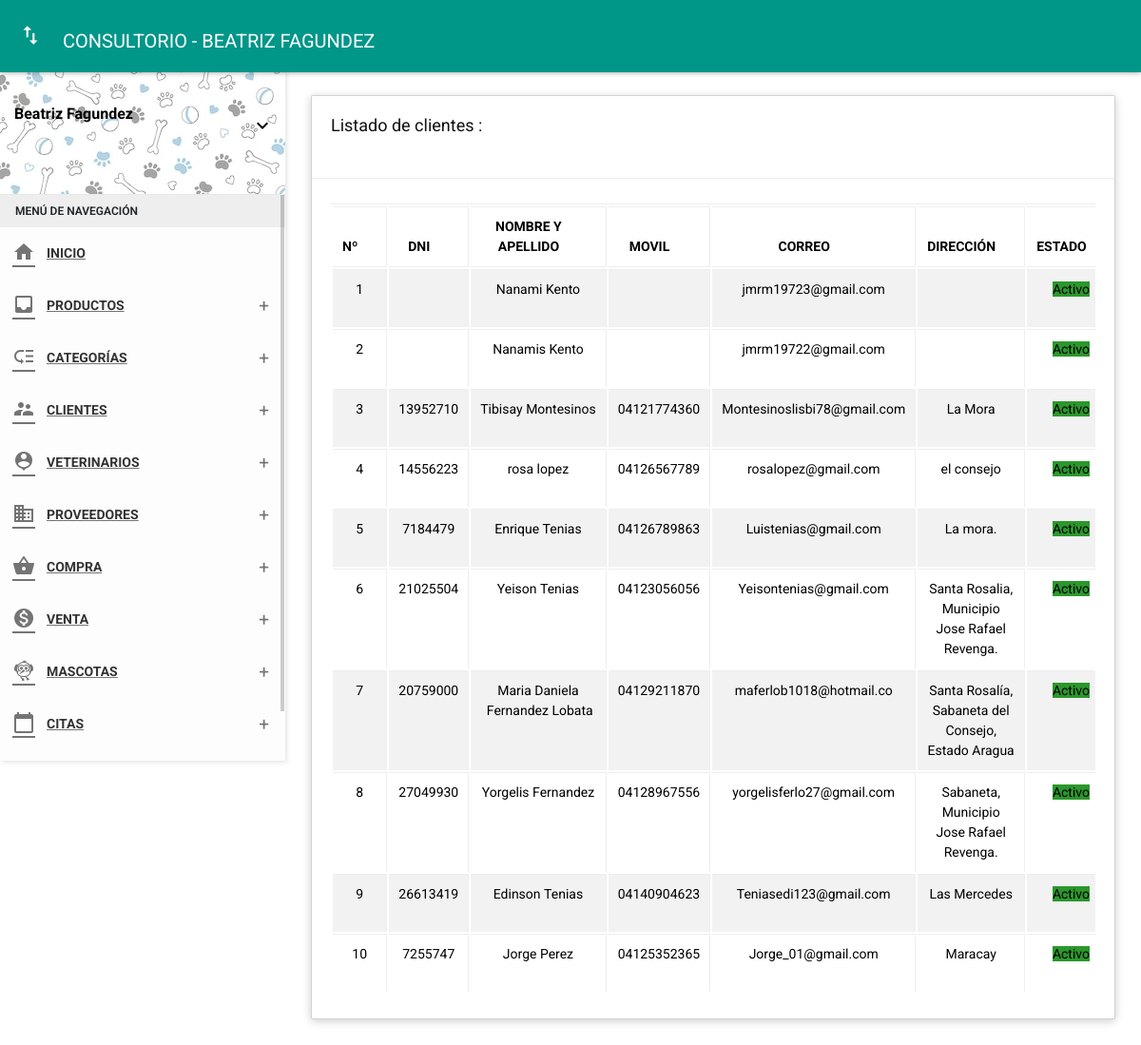
/folder/clientes.php (signed in), run on the app's committed database.
### tables this page shows
CREATE TABLE `owner` (
  `id_due` int(11) NOT NULL,
  `dni_due` char(8) NOT NULL,
  `nom_due` varchar(35) NOT NULL,
  `ape_due` varchar(35) NOT NULL,
  `movil` char(11) NOT NULL,
  `fijo` char(11) NOT NULL,
  `correo` varchar(30) NOT NULL,
  `direc` varchar(150) NOT NULL,
  `estado` char(1) NOT NULL,
  `contra` varchar(255) NOT NULL,
  `cargo` int(11) NOT NULL,
  `fere` timestamp NOT NULL DEFAULT current_timestamp()
);

### Controller/ownercontrolador.php (called while the page is built, shortened)
<?php
require_once '../Model/modeloowner.php';
class ownercontrolador{
    function mostrar(){
        $owner=new Modelo();
        $dato=$owner->mostrar("owner", "1");
        require_once '../View/clientes/mostrar.php';
    }
    }

### Model/modeloowner.php (called while the page is built, shortened)
<?php
class Modelo{
  private $owner;
  private $db;
  public function __construct(){
      $this->owner=array();
      $this->db=new PDO('mysql:host=localhost;dbname=vetdog',"root","");
  }
  public function mostrar($tabla,$condicion){
      $consulta="SELECT * FROM owner ORDER BY fere DESC";
      $resultado=$this->db->query($consulta);
      while ($tabla=$resultado->fetchAll(PDO::FETCH_ASSOC)) {
          $this->owner[]=$tabla;
      }
      return $this->owner;
    }
}
 ?>

### View/clientes/mostrar.php (the view, shortened to what this page needs)
<?php include('./../Includes/Head.php'); ?>
<body class="theme-red">
  <?php include('./../Includes/Nav.php'); ?>
  <?php include '../Includes/Sidebar.php'; ?>
  <section class="content">
    <div class="container-fluid">
      <div class="row clearfix">
        <div class="col-lg-12 col-md-12 col-sm-12 col-xs-12">
          <div class="card">
            <div class="header">
              <h2>Listado de clientes :</h2>
              <br>
            </div>
            <div class="body">
              <div class="table-responsive">
                <table class="table table-bordered table-striped table-hover dataTable js-exportable">
                  <thead>
                    <tr>
                      <th class="text-center">Nº</th>
                      <th class="text-center">DNI</th>
                      <th class="text-center">NOMBRE Y APELLIDO</th>
                      <th class="text-center">MOVIL</th>
                      <th class="text-center">CORREO</th>
                      <th class="text-center">DIRECCIÓN</th>
                      <th class="text-center">ESTADO</th>
                    </tr>
                  </thead>
                  <tbody>
                    <?php
                    foreach ($dato as $key => $value) {
                      foreach ($value as $key => $va) { ?>
                        <tr>
                          <td class="text-center"><?php echo $key + 1 ?></td>
                          <td class="text-center"><?php echo $va['dni_due']; ?></td>
                          <td class="text-center"><?php echo $va['nom_due']; ?>&nbsp;<?php echo $va['ape_due']; ?></td>
                          <td class="text-center"><?php echo $va['movil']; ?></td>
                          <td class="text-center"><?php echo $va['correo']; ?></td>
                          <td class="text-center"><?php echo $va['direc']; ?></td>
                          <td class="text-center"><?php
                          if ($va['estado'] == 1) { ?>
                              <form method="get" action="javascript:activo('<?php echo $va['id_due']; ?>')">
                                <span class="label label-success">Activo</span>
                              </form>
                            <?php } else { ?>
                              <form method="get" action="javascript:inactivo('<?php echo $va['id_due']; ?>')">
                                <button type="submit" class="btn btn-danger btn-xs">Inactivo</button>
                              </form>
                            <?php } ?>
                          </td>
                        </tr>
                        <?php
                      }
                    }
                    ?>
                  </tbody>
                </table>
              </div>
            </div>
          </div>
        </div>
      </div>
    </div>
  </section>
</body>
</html>

### data on the page
owner: nom_due "Nanami", ape_due "Kento", correo "jmrm19723@gmail.com"
owner: nom_due "Nanamis", ape_due "Kento", correo "jmrm19722@gmail.com"
owner: dni_due "13952710", nom_due "Tibisay", ape_due "Montesinos", movil "04121774360", correo "Montesinoslisbi78@gmail.com", direc "La Mora"
owner: dni_due "14556223", nom_due "rosa", ape_due "lopez", movil "04126567789", correo "rosalopez@gmail.com", direc "el consejo"
owner: dni_due "7184479", nom_due "Enrique", ape_due "Tenias", movil "04126789863", correo "Luistenias@gmail.com", direc "La mora."
owner: dni_due "21025504", nom_due "Yeison", ape_due "Tenias", movil "04123056056", correo "Yeisontenias@gmail.com", direc "Santa Rosalia, Municipio Jose Rafael Revenga."
owner: dni_due "20759000", nom_due "Maria Daniela", ape_due "Fernandez Lobata", movil "04129211870", correo "maferlob1018@hotmail.co", direc "Santa Rosalía, Sabaneta del Consejo, Estado Aragua"
owner: dni_due "27049930", nom_due "Yorgelis", ape_due "Fernandez", movil "04128967556", correo "yorgelisferlo27@gmail.com", direc "Sabaneta, Municipio Jose Rafael Revenga."
owner: dni_due "26613419", nom_due "Edinson", ape_due "Tenias", movil "04140904623", correo "Teniasedi123@gmail.com", direc "Las Mercedes"
owner: dni_due "7255747", nom_due "Jorge", ape_due "Perez", movil "04125352365", correo "Jorge_01@gmail.com", direc "Maracay"

### other printed values
$_SESSION['name'] "Beatriz Fagundez"
